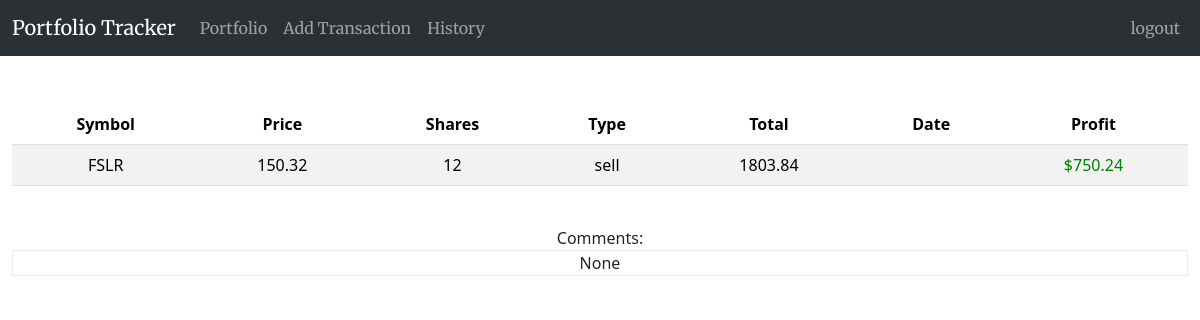
Screenshot of /history/4 (signed in) with the database file from the repository.
### tables this page shows
CREATE TABLE transactions 
    (
    transaction_id INTEGER PRIMARY KEY AUTOINCREMENT NOT NULL UNIQUE,
    user_id INTEGER NOT NULL,
    symbol VARCHAR(255) NOT NULL,
    shares INTEGER NOT NULL,
    price NUMERIC NOT NULL,
    total NUMERIC NOT NULL,
    transaction_type VARCHAR(255), -- buy or sell
    comments TEXT,
    transaction_date DATE,
    profit NUMERIC DEFAULT NULL, -- only for sales
    dequeued BOOLEAN DEFAULT 0, -- only for purchases
    FOREIGN KEY(user_id) REFERENCES users(id)
    );

### index.py (the view)
@app.route('/history/<transaction_id>')
@login_required
def transaction_detail(transaction_id):
    detail = db.execute('SELECT * FROM transactions WHERE transaction_id = ?', transaction_id)
    return render_template('history_detail.html', detail=detail[0])

### helpers.py (called while the page is built)
def login_required(f):
    @wraps(f)
    def decorated_function(*args, **kwargs):
        if session.get("user_id") is None:
            return redirect("/login")
        return f(*args, **kwargs)
    return decorated_function

def usd(value):
    return f"${value:,.2f}"

### index.py (called while the page is built)
@app.after_request
def after_request(response):
    response.headers["Cache-Control"] = "no-cache, no-store, must-revalidate"
    response.headers["Expires"] = 0
    response.headers["Pragma"] = "no-cache"
    return response

### templates/history_detail.html (shortened to what this page needs)
{% extends "layout.html" %}
{% block main %}
    <table class="table table-striped">
        <thead>
            <tr>
            <th>Symbol</th>
            <th>Price</th>
            <th>Shares</th>
            <th>Type</th>
            <th>Total</th>
            <th>Date</th>
            <th>Profit</th>
            </tr>
        </thead>
        <tbody>
            <tr>
                <td>{{detail.symbol}}</td>
                <td>{{detail.price}}</td>
                <td>{{detail.shares}}</td>
                <td>{{detail.transaction_type}}</td>
                <td>{{detail.total}}</td>
                <td>{{detail.transaction_date}}</td>
                {% if detail.profit == None %}
                    <td>N\A</td>
                {% else %}
                    <td class="profits">{{detail.profit | usd}}</td>
                {% endif %}
            </tr>
        </tbody>
    </table>
    <br>
    Comments:
    <div class="border border-light-subtle">
        <p>{{detail.comments}}</p>
    </div>
{% endblock %}

### static/styles.css (style rules this page uses)
p { min-width: min(20rem, 68ch); max-width: 68ch; margin: 0 auto; }

### rows the page displays
transactions: symbol "FSLR", price "150.32", shares "12", transaction_type "sell", total "1803.84", profit "$750.24"

### other values shown
{{ detail.comments }} "None"
